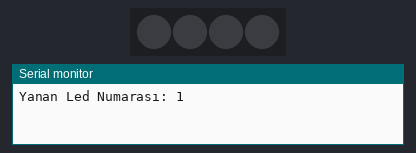
A sketch run on a simulated Arduino Uno, built with avr-gcc and run on an emulated ATmega328P. Shown: 4 RGB LEDs in strip order, left to right, the last lines printed to the serial monitor. Dim RGB values are drawn brighter than linear; random numbers use the default seed unless the sketch sets one.

Above: at 0.15 s.
At 4.95 s:
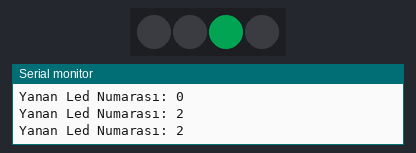
At 9.99 s:
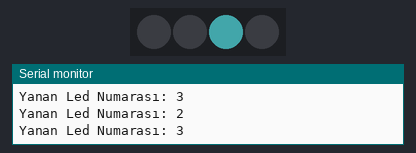
At 20.07 s:
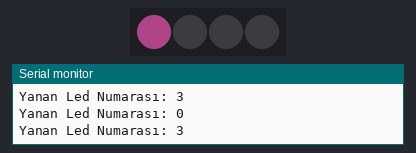
At 29.68 s:
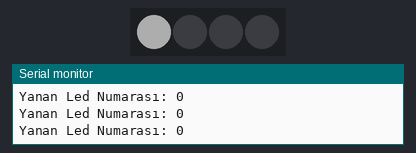
At 39.76 s:
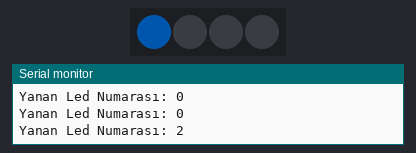
Timing chart, 0 to 40.0 s (numbered marks = the images above):
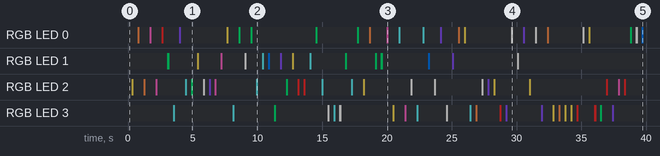

The sketch:

random-dance-of-leds-dress.ino
```cpp
/* Arduino Lilypad ile elbise üzerindeki ledleri rastgele yakma projesi

MALZEMELER
- Arduino Lilypad Atmega32U4 Geliştirme Kartı
- LilyPad RGB - Üç Renk - LED (istenilen sayıda)

Yazar: Eren Mustafa Özdal [eren.060737@gmail.com]
Tarih: 19/04/24
Lisans: (MIT Lisansı) - Bu kodu kullanmaktan ve bakımını yapmaktan çekinmeyin.
Eğer duygularınızı içtenlikle ifade ederseniz minnettar olurum.
*/

#include <Adafruit_NeoPixel.h>

#define LED_COUNT 4  // led sayısı
#define LED_PIN 9    // ledlere verinin aktarılacağı dijital pin  numarası

// Burası görünecek favori renklerinizi koyabileceğiniz yer!
// sadece yeni {nnn, nnn, nnn}, çizgileri ekleyin. Rastgele seçilecekler
uint8_t myFavoriteColors[][3] = {
  // R   G   B
  { 255, 49, 49 },    // parlak kırmızı
  { 255, 102, 196 },  // pembe
  { 140, 82, 255 },   // mor
  { 93, 226, 231 },   // turkuaz
  { 0, 128, 255 },    // mavi
  { 0, 191, 99 },     // yeşil
  { 255, 222, 89 },   // sarı
  { 255, 145, 77 },   // turuncu
  { 255, 255, 255 },  // beyaz
};

// favori renklerin sayısını belirleyelim
#define FAVCOLORS sizeof(myFavoriteColors) / 3

// Parametre 1 = şeritteki piksel led sayısı
// Parametre 2 = pin numarası (çoğu geçerlidir)
// Parametre 3 = piksel tipi bayrakları, gerektiği gibi toplayın:
// NEO_RGB Pikseller RGB bit akışı için kablolanmıştır
// NEO_GRB Pikseller GRB bit akışı için kablolanmıştır
// NEO_KHZ400 400 KHz bit akışı (örn. FLORA pikselleri)
// NEO_KHZ800 800 KHz bit akışı (örn. Yüksek Yoğunluklu LED şerit)
Adafruit_NeoPixel strip = Adafruit_NeoPixel(LED_COUNT, LED_PIN, NEO_GRB + NEO_KHZ800);

void setup() {
  Serial.begin(9600);  // 9600 seri port (boud rate) ile Arduino’nun haberleşmesi başlatılıyor

  strip.begin();            // NeoPixel şerit nesnesini başlatalım (GEREKLİ)
  strip.show();             // Tüm pikselleri en kısa sürede KAPATALIM
  strip.setBrightness(50);  // PARLAKLIĞI ayarlayalım (maks = 255)
}

void loop() {

  // Biraz bekleyelim
  delay(100);

  flashRandom(5, 1);
  flashRandom(5, 3);
  flashRandom(5, 2);
}

void flashRandom(int wait, uint8_t howmany) {
  // 'wait' parametresi: Her bir adımda ne kadar beklenmesi gerektiğini belirtir (milisaniye cinsinden)
  // 'howmany' parametresi: Aynı anda yanacak LED sayısını belirtir

  for (uint16_t i = 0; i < howmany; i++) {
    // Belirtilen sayıda LED için döngü başlatılır

    // Rastgele bir favori renk seçilir
    int c = random(FAVCOLORS);
    int red = myFavoriteColors[c][0];
    int green = myFavoriteColors[c][1];
    int blue = myFavoriteColors[c][2];

    // Favori renkten rastgele bir piksel seçilir
    int j = random(strip.numPixels());
    // Seçilen piksel seri porta yazdırılır (gerekirse hata ayıklama için)
    Serial.print("Yanan Led Numarası: ");
    Serial.println(j);

    // Seçilen pikselin belirli bir sürede belirtilen renge 'fade in' (belirginleştirme) işlemi yapılır
    for (int x = 0; x < 5; x++) {
      int r = red * (x + 1);
      r /= 5;
      int g = green * (x + 1);
      g /= 5;
      int b = blue * (x + 1);
      b /= 5;

      strip.setPixelColor(j, strip.Color(r, g, b));  // Seçilen pikselin rengi ayarlanır
      strip.show();                                  // Ayarlanan rengi LED'lere gönderir
      delay(wait);                                   // Belirtilen süre boyunca bekler
    }

    // Seçilen pikselin belirli bir sürede belirtilen renge 'fade out' (karanlıklaştırma) işlemi yapılır
    for (int x = 5; x >= 0; x--) {
      int r = red * x;
      r /= 5;
      int g = green * x;
      g /= 5;
      int b = blue * x;
      b /= 5;

      strip.setPixelColor(j, strip.Color(r, g, b));  // Seçilen pikselin rengi ayarlanır
      strip.show();                                  // Ayarlanan rengi LED'lere gönderir
      delay(wait);                                   // Belirtilen süre boyunca bekler
    }
  }
  // İşlem tamamlandığında LED'ler kapalı olur (0'a karartılır)
}
```

Measured:
- by itself, RGB LED 1: off → RGB(0, 38, 19) at 3.0 s, → off 0.16 s later, → RGB(50, 44, 17) 2.1 s later, → off 0.16 s later, … (30 changes in this stretch)
- by itself, RGB LED 3: off → RGB(18, 45, 46) at 3.5 s, → off 0.16 s later, → RGB(18, 45, 46) 4.4 s later, → off 0.16 s later, … (46 changes in this stretch)
